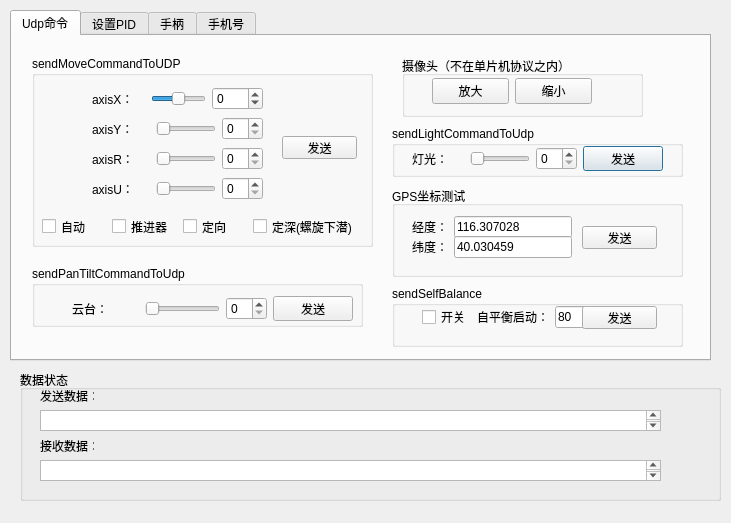
<?xml version="1.0" encoding="UTF-8"?>
<ui version="4.0">
 <class>Dialog</class>
 <widget class="QDialog" name="Dialog">
  <property name="geometry">
   <rect>
    <x>0</x>
    <y>0</y>
    <width>731</width>
    <height>523</height>
   </rect>
  </property>
  <property name="windowTitle">
   <string>设置</string>
  </property>
  <widget class="QToolBox" name="toolBox">
   <property name="geometry">
    <rect>
     <x>-200</x>
     <y>310</y>
     <width>69</width>
     <height>121</height>
    </rect>
   </property>
   <property name="currentIndex">
    <number>0</number>
   </property>
   <widget class="QWidget" name="page">
    <property name="geometry">
     <rect>
      <x>0</x>
      <y>0</y>
      <width>69</width>
      <height>69</height>
     </rect>
    </property>
    <attribute name="label">
     <string>Page 1</string>
    </attribute>
   </widget>
   <widget class="QWidget" name="page_2">
    <property name="geometry">
     <rect>
      <x>0</x>
      <y>0</y>
      <width>69</width>
      <height>69</height>
     </rect>
    </property>
    <attribute name="label">
     <string>Page 2</string>
    </attribute>
   </widget>
  </widget>
  <widget class="QTabWidget" name="tabWidget">
   <property name="geometry">
    <rect>
     <x>10</x>
     <y>10</y>
     <width>701</width>
     <height>351</height>
    </rect>
   </property>
   <property name="currentIndex">
    <number>0</number>
   </property>
   <widget class="QWidget" name="tab_1">
    <attribute name="title">
     <string>Udp命令</string>
    </attribute>
    <widget class="QGroupBox" name="groupBox_3">
     <property name="geometry">
      <rect>
       <x>380</x>
       <y>90</y>
       <width>291</width>
       <height>51</height>
      </rect>
     </property>
     <property name="title">
      <string>sendLightCommandToUdp</string>
     </property>
     <widget class="QWidget" name="horizontalLayoutWidget_4">
      <property name="geometry">
       <rect>
        <x>20</x>
        <y>20</y>
        <width>251</width>
        <height>25</height>
       </rect>
      </property>
      <layout class="QHBoxLayout" name="horizontalLayout_7">
       <item>
        <widget class="QLabel" name="label_10">
         <property name="text">
          <string>灯光：</string>
         </property>
        </widget>
       </item>
       <item>
        <spacer name="horizontalSpacer_5">
         <property name="orientation">
          <enum>Qt::Horizontal</enum>
         </property>
         <property name="sizeHint" stdset="0">
          <size>
           <width>40</width>
           <height>20</height>
          </size>
         </property>
        </spacer>
       </item>
       <item>
        <widget class="QSlider" name="horizontalSlider_6">
         <property name="orientation">
          <enum>Qt::Horizontal</enum>
         </property>
        </widget>
       </item>
       <item>
        <widget class="QSpinBox" name="light"/>
       </item>
       <item>
        <widget class="QPushButton" name="sendLightButton">
         <property name="text">
          <string>发送</string>
         </property>
        </widget>
       </item>
      </layout>
     </widget>
     <widget class="QGroupBox" name="groupBox_5">
      <property name="geometry">
       <rect>
        <x>370</x>
        <y>60</y>
        <width>371</width>
        <height>101</height>
       </rect>
      </property>
      <property name="title">
       <string>命令</string>
      </property>
      <widget class="QWidget" name="horizontalLayoutWidget_6">
       <property name="geometry">
        <rect>
         <x>40</x>
         <y>30</y>
         <width>281</width>
         <height>25</height>
        </rect>
       </property>
       <layout class="QHBoxLayout" name="horizontalLayout_9">
        <item>
         <widget class="QLabel" name="label_12">
          <property name="text">
           <string>灯光：</string>
          </property>
         </widget>
        </item>
        <item>
         <spacer name="horizontalSpacer_7">
          <property name="orientation">
           <enum>Qt::Horizontal</enum>
          </property>
          <property name="sizeHint" stdset="0">
           <size>
            <width>40</width>
            <height>20</height>
           </size>
          </property>
         </spacer>
        </item>
        <item>
         <widget class="QSlider" name="horizontalSlider_8">
          <property name="orientation">
           <enum>Qt::Horizontal</enum>
          </property>
         </widget>
        </item>
        <item>
         <widget class="QSpinBox" name="spinBox_6"/>
        </item>
        <item>
         <widget class="QPushButton" name="pushButton_6">
          <property name="text">
           <string>发送</string>
          </property>
         </widget>
        </item>
       </layout>
      </widget>
      <widget class="QWidget" name="horizontalLayoutWidget_14">
       <property name="geometry">
        <rect>
         <x>40</x>
         <y>60</y>
         <width>281</width>
         <height>25</height>
        </rect>
       </property>
       <layout class="QHBoxLayout" name="horizontalLayout_17">
        <item>
         <widget class="QLabel" name="label_21">
          <property name="text">
           <string>云台：</string>
          </property>
         </widget>
        </item>
        <item>
         <spacer name="horizontalSpacer_15">
          <property name="orientation">
           <enum>Qt::Horizontal</enum>
          </property>
          <property name="sizeHint" stdset="0">
           <size>
            <width>40</width>
            <height>20</height>
           </size>
          </property>
         </spacer>
        </item>
        <item>
         <widget class="QSlider" name="horizontalSlider_16">
          <property name="orientation">
           <enum>Qt::Horizontal</enum>
          </property>
         </widget>
        </item>
        <item>
         <widget class="QSpinBox" name="spinBox_14"/>
        </item>
        <item>
         <widget class="QPushButton" name="pushButton_11">
          <property name="text">
           <string>发送</string>
          </property>
         </widget>
        </item>
       </layout>
      </widget>
     </widget>
    </widget>
    <widget class="QGroupBox" name="groupBox_4">
     <property name="geometry">
      <rect>
       <x>20</x>
       <y>20</y>
       <width>341</width>
       <height>191</height>
      </rect>
     </property>
     <property name="title">
      <string>sendMoveCommandToUDP</string>
     </property>
     <widget class="QWidget" name="horizontalLayoutWidget_10">
      <property name="geometry">
       <rect>
        <x>60</x>
        <y>30</y>
        <width>171</width>
        <height>25</height>
       </rect>
      </property>
      <layout class="QHBoxLayout" name="horizontalLayout_13">
       <item>
        <widget class="QLabel" name="label_17">
         <property name="text">
          <string>axisX：</string>
         </property>
        </widget>
       </item>
       <item>
        <spacer name="horizontalSpacer_11">
         <property name="orientation">
          <enum>Qt::Horizontal</enum>
         </property>
         <property name="sizeHint" stdset="0">
          <size>
           <width>40</width>
           <height>20</height>
          </size>
         </property>
        </spacer>
       </item>
       <item>
        <widget class="QSlider" name="horizontalSlider_12">
         <property name="minimum">
          <number>-100</number>
         </property>
         <property name="maximum">
          <number>100</number>
         </property>
         <property name="orientation">
          <enum>Qt::Horizontal</enum>
         </property>
        </widget>
       </item>
       <item>
        <widget class="QSpinBox" name="axisX">
         <property name="layoutDirection">
          <enum>Qt::LeftToRight</enum>
         </property>
         <property name="minimum">
          <number>-100</number>
         </property>
         <property name="maximum">
          <number>100</number>
         </property>
         <property name="value">
          <number>0</number>
         </property>
        </widget>
       </item>
      </layout>
     </widget>
     <widget class="QWidget" name="horizontalLayoutWidget_11">
      <property name="geometry">
       <rect>
        <x>60</x>
        <y>60</y>
        <width>171</width>
        <height>25</height>
       </rect>
      </property>
      <layout class="QHBoxLayout" name="horizontalLayout_14">
       <item>
        <widget class="QLabel" name="label_18">
         <property name="text">
          <string>axisY：</string>
         </property>
        </widget>
       </item>
       <item>
        <spacer name="horizontalSpacer_12">
         <property name="orientation">
          <enum>Qt::Horizontal</enum>
         </property>
         <property name="sizeHint" stdset="0">
          <size>
           <width>40</width>
           <height>20</height>
          </size>
         </property>
        </spacer>
       </item>
       <item>
        <widget class="QSlider" name="horizontalSlider_13">
         <property name="orientation">
          <enum>Qt::Horizontal</enum>
         </property>
        </widget>
       </item>
       <item>
        <widget class="QSpinBox" name="axisY"/>
       </item>
      </layout>
     </widget>
     <widget class="QWidget" name="horizontalLayoutWidget_12">
      <property name="geometry">
       <rect>
        <x>60</x>
        <y>90</y>
        <width>171</width>
        <height>25</height>
       </rect>
      </property>
      <layout class="QHBoxLayout" name="horizontalLayout_15">
       <item>
        <widget class="QLabel" name="label_19">
         <property name="text">
          <string>axisR：</string>
         </property>
        </widget>
       </item>
       <item>
        <spacer name="horizontalSpacer_13">
         <property name="orientation">
          <enum>Qt::Horizontal</enum>
         </property>
         <property name="sizeHint" stdset="0">
          <size>
           <width>40</width>
           <height>20</height>
          </size>
         </property>
        </spacer>
       </item>
       <item>
        <widget class="QSlider" name="horizontalSlider_14">
         <property name="orientation">
          <enum>Qt::Horizontal</enum>
         </property>
        </widget>
       </item>
       <item>
        <widget class="QSpinBox" name="axisR"/>
       </item>
      </layout>
     </widget>
     <widget class="QWidget" name="horizontalLayoutWidget_13">
      <property name="geometry">
       <rect>
        <x>60</x>
        <y>120</y>
        <width>171</width>
        <height>25</height>
       </rect>
      </property>
      <layout class="QHBoxLayout" name="horizontalLayout_16">
       <item>
        <widget class="QLabel" name="label_20">
         <property name="text">
          <string>axisU：</string>
         </property>
        </widget>
       </item>
       <item>
        <spacer name="horizontalSpacer_14">
         <property name="orientation">
          <enum>Qt::Horizontal</enum>
         </property>
         <property name="sizeHint" stdset="0">
          <size>
           <width>40</width>
           <height>20</height>
          </size>
         </property>
        </spacer>
       </item>
       <item>
        <widget class="QSlider" name="horizontalSlider_15">
         <property name="orientation">
          <enum>Qt::Horizontal</enum>
         </property>
        </widget>
       </item>
       <item>
        <widget class="QSpinBox" name="axisU"/>
       </item>
      </layout>
     </widget>
     <widget class="QPushButton" name="sendMoveButton">
      <property name="geometry">
       <rect>
        <x>250</x>
        <y>80</y>
        <width>75</width>
        <height>23</height>
       </rect>
      </property>
      <property name="text">
       <string>发送</string>
      </property>
     </widget>
     <widget class="QWidget" name="horizontalLayoutWidget_15">
      <property name="geometry">
       <rect>
        <x>10</x>
        <y>160</y>
        <width>316</width>
        <height>21</height>
       </rect>
      </property>
      <layout class="QHBoxLayout" name="horizontalLayout_18">
       <item>
        <widget class="QCheckBox" name="mannal">
         <property name="text">
          <string>自动</string>
         </property>
        </widget>
       </item>
       <item>
        <widget class="QCheckBox" name="pushMode">
         <property name="text">
          <string>推进器</string>
         </property>
        </widget>
       </item>
       <item>
        <widget class="QCheckBox" name="directional">
         <property name="text">
          <string>定向</string>
         </property>
        </widget>
       </item>
       <item>
        <widget class="QCheckBox" name="depthkeeping">
         <property name="text">
          <string>定深(螺旋下潜)</string>
         </property>
        </widget>
       </item>
      </layout>
     </widget>
    </widget>
    <widget class="QGroupBox" name="groupBox_6">
     <property name="geometry">
      <rect>
       <x>20</x>
       <y>230</y>
       <width>331</width>
       <height>61</height>
      </rect>
     </property>
     <property name="title">
      <string>sendPanTiltCommandToUdp</string>
     </property>
     <widget class="QWidget" name="horizontalLayoutWidget_5">
      <property name="geometry">
       <rect>
        <x>40</x>
        <y>30</y>
        <width>281</width>
        <height>25</height>
       </rect>
      </property>
      <layout class="QHBoxLayout" name="horizontalLayout_8">
       <item>
        <widget class="QLabel" name="label_11">
         <property name="text">
          <string>云台：</string>
         </property>
        </widget>
       </item>
       <item>
        <spacer name="horizontalSpacer_6">
         <property name="orientation">
          <enum>Qt::Horizontal</enum>
         </property>
         <property name="sizeHint" stdset="0">
          <size>
           <width>40</width>
           <height>20</height>
          </size>
         </property>
        </spacer>
       </item>
       <item>
        <widget class="QSlider" name="horizontalSlider_7">
         <property name="orientation">
          <enum>Qt::Horizontal</enum>
         </property>
        </widget>
       </item>
       <item>
        <widget class="QSpinBox" name="panTilt"/>
       </item>
       <item>
        <widget class="QPushButton" name="sendPanTiltButton">
         <property name="text">
          <string>发送</string>
         </property>
        </widget>
       </item>
      </layout>
     </widget>
    </widget>
    <widget class="QGroupBox" name="groupBox_2">
     <property name="geometry">
      <rect>
       <x>390</x>
       <y>20</y>
       <width>241</width>
       <height>61</height>
      </rect>
     </property>
     <property name="title">
      <string>摄像头（不在单片机协议之内）</string>
     </property>
     <widget class="QWidget" name="horizontalLayoutWidget">
      <property name="geometry">
       <rect>
        <x>30</x>
        <y>20</y>
        <width>160</width>
        <height>31</height>
       </rect>
      </property>
      <layout class="QHBoxLayout" name="horizontalLayout">
       <item>
        <widget class="QPushButton" name="zoomOutButton">
         <property name="text">
          <string>放大</string>
         </property>
        </widget>
       </item>
       <item>
        <widget class="QPushButton" name="zoomInButton">
         <property name="text">
          <string>缩小</string>
         </property>
        </widget>
       </item>
      </layout>
     </widget>
    </widget>
    <widget class="QGroupBox" name="groupBox_9">
     <property name="geometry">
      <rect>
       <x>380</x>
       <y>150</y>
       <width>291</width>
       <height>91</height>
      </rect>
     </property>
     <property name="title">
      <string>GPS坐标测试</string>
     </property>
     <widget class="QPushButton" name="sendGPSButton">
      <property name="geometry">
       <rect>
        <x>190</x>
        <y>40</y>
        <width>75</width>
        <height>23</height>
       </rect>
      </property>
      <property name="text">
       <string>发送</string>
      </property>
     </widget>
     <widget class="QWidget" name="horizontalLayoutWidget_7">
      <property name="geometry">
       <rect>
        <x>20</x>
        <y>30</y>
        <width>160</width>
        <height>22</height>
       </rect>
      </property>
      <layout class="QHBoxLayout" name="horizontalLayout_10">
       <item>
        <widget class="QLabel" name="label_16">
         <property name="text">
          <string>经度：</string>
         </property>
        </widget>
       </item>
       <item>
        <widget class="QLineEdit" name="longitude">
         <property name="text">
          <string>116.307028</string>
         </property>
        </widget>
       </item>
      </layout>
     </widget>
     <widget class="QWidget" name="horizontalLayoutWidget_8">
      <property name="geometry">
       <rect>
        <x>20</x>
        <y>50</y>
        <width>160</width>
        <height>22</height>
       </rect>
      </property>
      <layout class="QHBoxLayout" name="horizontalLayout_11">
       <item>
        <widget class="QLabel" name="label_23">
         <property name="text">
          <string>纬度：</string>
         </property>
        </widget>
       </item>
       <item>
        <widget class="QLineEdit" name="latitude">
         <property name="text">
          <string>40.030459</string>
         </property>
        </widget>
       </item>
      </layout>
     </widget>
    </widget>
    <widget class="QGroupBox" name="groupBox_10">
     <property name="geometry">
      <rect>
       <x>380</x>
       <y>250</y>
       <width>291</width>
       <height>61</height>
      </rect>
     </property>
     <property name="title">
      <string>sendSelfBalance</string>
     </property>
     <widget class="QWidget" name="horizontalLayoutWidget_9">
      <property name="geometry">
       <rect>
        <x>30</x>
        <y>20</y>
        <width>231</width>
        <height>22</height>
       </rect>
      </property>
      <layout class="QHBoxLayout" name="horizontalLayout_12">
       <item>
        <widget class="QCheckBox" name="openClose">
         <property name="text">
          <string>开关</string>
         </property>
        </widget>
       </item>
       <item>
        <widget class="QLabel" name="label_25">
         <property name="text">
          <string>自平衡启动：</string>
         </property>
        </widget>
       </item>
       <item>
        <widget class="QLineEdit" name="selfBalance">
         <property name="text">
          <string>80</string>
         </property>
        </widget>
       </item>
      </layout>
     </widget>
     <widget class="QPushButton" name="sendSelfBalanceButton">
      <property name="geometry">
       <rect>
        <x>190</x>
        <y>20</y>
        <width>75</width>
        <height>23</height>
       </rect>
      </property>
      <property name="text">
       <string>发送</string>
      </property>
     </widget>
    </widget>
   </widget>
   <widget class="QWidget" name="tab_2">
    <attribute name="title">
     <string>设置PID</string>
    </attribute>
    <widget class="QGroupBox" name="groupBox">
     <property name="geometry">
      <rect>
       <x>20</x>
       <y>40</y>
       <width>301</width>
       <height>181</height>
      </rect>
     </property>
     <property name="title">
      <string>设置PID</string>
     </property>
     <widget class="QWidget" name="verticalLayoutWidget">
      <property name="geometry">
       <rect>
        <x>30</x>
        <y>40</y>
        <width>221</width>
        <height>91</height>
       </rect>
      </property>
      <layout class="QVBoxLayout" name="verticalLayout">
       <item>
        <layout class="QHBoxLayout" name="horizontalLayout_4">
         <item>
          <widget class="QLabel" name="label_2">
           <property name="text">
            <string>P值：</string>
           </property>
          </widget>
         </item>
         <item>
          <spacer name="horizontalSpacer">
           <property name="orientation">
            <enum>Qt::Horizontal</enum>
           </property>
           <property name="sizeHint" stdset="0">
            <size>
             <width>40</width>
             <height>20</height>
            </size>
           </property>
          </spacer>
         </item>
         <item>
          <widget class="QLineEdit" name="p">
           <property name="text">
            <string>250.123</string>
           </property>
          </widget>
         </item>
         <item>
          <widget class="QSpinBox" name="P"/>
         </item>
        </layout>
       </item>
       <item>
        <layout class="QHBoxLayout" name="horizontalLayout_2">
         <item>
          <widget class="QLabel" name="label">
           <property name="text">
            <string>I值：</string>
           </property>
          </widget>
         </item>
         <item>
          <spacer name="horizontalSpacer_2">
           <property name="orientation">
            <enum>Qt::Horizontal</enum>
           </property>
           <property name="sizeHint" stdset="0">
            <size>
             <width>40</width>
             <height>20</height>
            </size>
           </property>
          </spacer>
         </item>
         <item>
          <widget class="QLineEdit" name="i">
           <property name="text">
            <string>250.235</string>
           </property>
          </widget>
         </item>
         <item>
          <widget class="QSpinBox" name="I"/>
         </item>
        </layout>
       </item>
       <item>
        <layout class="QHBoxLayout" name="horizontalLayout_5">
         <item>
          <widget class="QLabel" name="label_3">
           <property name="text">
            <string>D值：</string>
           </property>
          </widget>
         </item>
         <item>
          <spacer name="horizontalSpacer_3">
           <property name="orientation">
            <enum>Qt::Horizontal</enum>
           </property>
           <property name="sizeHint" stdset="0">
            <size>
             <width>40</width>
             <height>20</height>
            </size>
           </property>
          </spacer>
         </item>
         <item>
          <widget class="QLineEdit" name="d">
           <property name="text">
            <string>250.235</string>
           </property>
          </widget>
         </item>
         <item>
          <widget class="QSpinBox" name="D">
           <property name="sizePolicy">
            <sizepolicy hsizetype="Maximum" vsizetype="Fixed">
             <horstretch>0</horstretch>
             <verstretch>0</verstretch>
            </sizepolicy>
           </property>
          </widget>
         </item>
        </layout>
       </item>
      </layout>
     </widget>
     <widget class="QPushButton" name="sendPIDButton">
      <property name="geometry">
       <rect>
        <x>100</x>
        <y>140</y>
        <width>75</width>
        <height>23</height>
       </rect>
      </property>
      <property name="text">
       <string>发送</string>
      </property>
     </widget>
    </widget>
    <widget class="QGroupBox" name="groupBox_8">
     <property name="geometry">
      <rect>
       <x>340</x>
       <y>40</y>
       <width>281</width>
       <height>191</height>
      </rect>
     </property>
     <property name="title">
      <string>sendSetMotorParameters</string>
     </property>
     <widget class="QWidget" name="horizontalLayoutWidget_19">
      <property name="geometry">
       <rect>
        <x>60</x>
        <y>30</y>
        <width>171</width>
        <height>25</height>
       </rect>
      </property>
      <layout class="QHBoxLayout" name="horizontalLayout_22">
       <item>
        <widget class="QLabel" name="label_26">
         <property name="text">
          <string>LF：</string>
         </property>
        </widget>
       </item>
       <item>
        <spacer name="horizontalSpacer_20">
         <property name="orientation">
          <enum>Qt::Horizontal</enum>
         </property>
         <property name="sizeHint" stdset="0">
          <size>
           <width>40</width>
           <height>20</height>
          </size>
         </property>
        </spacer>
       </item>
       <item>
        <widget class="QSlider" name="horizontalSlider_21">
         <property name="orientation">
          <enum>Qt::Horizontal</enum>
         </property>
        </widget>
       </item>
       <item>
        <widget class="QSpinBox" name="spinBox_19"/>
       </item>
      </layout>
     </widget>
     <widget class="QWidget" name="horizontalLayoutWidget_20">
      <property name="geometry">
       <rect>
        <x>60</x>
        <y>60</y>
        <width>171</width>
        <height>25</height>
       </rect>
      </property>
      <layout class="QHBoxLayout" name="horizontalLayout_23">
       <item>
        <widget class="QLabel" name="label_27">
         <property name="text">
          <string>LB：</string>
         </property>
        </widget>
       </item>
       <item>
        <spacer name="horizontalSpacer_21">
         <property name="orientation">
          <enum>Qt::Horizontal</enum>
         </property>
         <property name="sizeHint" stdset="0">
          <size>
           <width>40</width>
           <height>20</height>
          </size>
         </property>
        </spacer>
       </item>
       <item>
        <widget class="QSlider" name="horizontalSlider_22">
         <property name="orientation">
          <enum>Qt::Horizontal</enum>
         </property>
        </widget>
       </item>
       <item>
        <widget class="QSpinBox" name="spinBox_20"/>
       </item>
      </layout>
     </widget>
     <widget class="QWidget" name="horizontalLayoutWidget_21">
      <property name="geometry">
       <rect>
        <x>60</x>
        <y>90</y>
        <width>171</width>
        <height>25</height>
       </rect>
      </property>
      <layout class="QHBoxLayout" name="horizontalLayout_24">
       <item>
        <widget class="QLabel" name="label_28">
         <property name="text">
          <string>RF：</string>
         </property>
        </widget>
       </item>
       <item>
        <spacer name="horizontalSpacer_22">
         <property name="orientation">
          <enum>Qt::Horizontal</enum>
         </property>
         <property name="sizeHint" stdset="0">
          <size>
           <width>40</width>
           <height>20</height>
          </size>
         </property>
        </spacer>
       </item>
       <item>
        <widget class="QSlider" name="horizontalSlider_23">
         <property name="orientation">
          <enum>Qt::Horizontal</enum>
         </property>
        </widget>
       </item>
       <item>
        <widget class="QSpinBox" name="spinBox_21"/>
       </item>
      </layout>
     </widget>
     <widget class="QWidget" name="horizontalLayoutWidget_22">
      <property name="geometry">
       <rect>
        <x>60</x>
        <y>120</y>
        <width>171</width>
        <height>25</height>
       </rect>
      </property>
      <layout class="QHBoxLayout" name="horizontalLayout_25">
       <item>
        <widget class="QLabel" name="label_29">
         <property name="text">
          <string>RB：</string>
         </property>
        </widget>
       </item>
       <item>
        <spacer name="horizontalSpacer_23">
         <property name="orientation">
          <enum>Qt::Horizontal</enum>
         </property>
         <property name="sizeHint" stdset="0">
          <size>
           <width>40</width>
           <height>20</height>
          </size>
         </property>
        </spacer>
       </item>
       <item>
        <widget class="QSlider" name="horizontalSlider_24">
         <property name="orientation">
          <enum>Qt::Horizontal</enum>
         </property>
        </widget>
       </item>
       <item>
        <widget class="QSpinBox" name="spinBox_22"/>
       </item>
      </layout>
     </widget>
     <widget class="QPushButton" name="pushButton_13">
      <property name="geometry">
       <rect>
        <x>100</x>
        <y>150</y>
        <width>75</width>
        <height>23</height>
       </rect>
      </property>
      <property name="text">
       <string>发送</string>
      </property>
     </widget>
    </widget>
   </widget>
   <widget class="QWidget" name="tab">
    <attribute name="title">
     <string>手柄</string>
    </attribute>
    <widget class="QLabel" name="label_14">
     <property name="geometry">
      <rect>
       <x>130</x>
       <y>20</y>
       <width>500</width>
       <height>281</height>
      </rect>
     </property>
     <property name="styleSheet">
      <string notr="true">background-color: rgb(163, 163, 163);</string>
     </property>
     <property name="text">
      <string>图片</string>
     </property>
    </widget>
    <widget class="QSlider" name="horizontalSlider_5">
     <property name="geometry">
      <rect>
       <x>0</x>
       <y>210</y>
       <width>121</width>
       <height>19</height>
      </rect>
     </property>
     <property name="orientation">
      <enum>Qt::Horizontal</enum>
     </property>
    </widget>
    <widget class="QLabel" name="label_8">
     <property name="geometry">
      <rect>
       <x>40</x>
       <y>150</y>
       <width>54</width>
       <height>12</height>
      </rect>
     </property>
     <property name="text">
      <string>前后左右</string>
     </property>
    </widget>
    <widget class="QLabel" name="label_9">
     <property name="geometry">
      <rect>
       <x>40</x>
       <y>290</y>
       <width>54</width>
       <height>16</height>
      </rect>
     </property>
     <property name="text">
      <string>潜浮左右</string>
     </property>
    </widget>
    <widget class="QSlider" name="verticalSlider">
     <property name="geometry">
      <rect>
       <x>50</x>
       <y>30</y>
       <width>19</width>
       <height>101</height>
      </rect>
     </property>
     <property name="orientation">
      <enum>Qt::Vertical</enum>
     </property>
    </widget>
    <widget class="QSlider" name="horizontalSlider_4">
     <property name="geometry">
      <rect>
       <x>0</x>
       <y>70</y>
       <width>121</width>
       <height>19</height>
      </rect>
     </property>
     <property name="orientation">
      <enum>Qt::Horizontal</enum>
     </property>
    </widget>
    <widget class="QSlider" name="verticalSlider_2">
     <property name="geometry">
      <rect>
       <x>50</x>
       <y>180</y>
       <width>19</width>
       <height>101</height>
      </rect>
     </property>
     <property name="orientation">
      <enum>Qt::Vertical</enum>
     </property>
    </widget>
    <widget class="QWidget" name="horizontalLayoutWidget_3">
     <property name="geometry">
      <rect>
       <x>250</x>
       <y>530</y>
       <width>296</width>
       <height>31</height>
      </rect>
     </property>
     <layout class="QHBoxLayout" name="horizontalLayout_6">
      <item>
       <widget class="QLabel" name="label_5">
        <property name="text">
         <string>Y: 定航（未用）</string>
        </property>
       </widget>
      </item>
      <item>
       <widget class="QLabel" name="label_4">
        <property name="text">
         <string>X: 定深（未用）</string>
        </property>
       </widget>
      </item>
      <item>
       <widget class="QLabel" name="label_6">
        <property name="text">
         <string>A: 切换</string>
        </property>
       </widget>
      </item>
      <item>
       <widget class="QLabel" name="label_7">
        <property name="text">
         <string>B: 高低速</string>
        </property>
       </widget>
      </item>
     </layout>
    </widget>
   </widget>
   <widget class="QWidget" name="tab_3">
    <attribute name="title">
     <string>手机号</string>
    </attribute>
    <widget class="QPushButton" name="pushButton_4">
     <property name="geometry">
      <rect>
       <x>-120</x>
       <y>360</y>
       <width>75</width>
       <height>23</height>
      </rect>
     </property>
     <property name="text">
      <string>PushButton</string>
     </property>
    </widget>
    <widget class="QWidget" name="horizontalLayoutWidget_2">
     <property name="geometry">
      <rect>
       <x>200</x>
       <y>90</y>
       <width>291</width>
       <height>25</height>
      </rect>
     </property>
     <layout class="QHBoxLayout" name="horizontalLayout_3">
      <item>
       <widget class="QLabel" name="label_13">
        <property name="text">
         <string>手机号：</string>
        </property>
       </widget>
      </item>
      <item>
       <widget class="QLineEdit" name="lineEdit">
        <property name="text">
         <string>135-5566-6666</string>
        </property>
       </widget>
      </item>
      <item>
       <widget class="QPushButton" name="pushButton_7">
        <property name="text">
         <string>设置</string>
        </property>
       </widget>
      </item>
     </layout>
    </widget>
    <widget class="QLabel" name="label_15">
     <property name="geometry">
      <rect>
       <x>210</x>
       <y>170</y>
       <width>271</width>
       <height>16</height>
      </rect>
     </property>
     <property name="text">
      <string>注：设置GPRS的报警信息接收端的手机号。</string>
     </property>
    </widget>
   </widget>
  </widget>
  <widget class="QGroupBox" name="groupBox_7">
   <property name="geometry">
    <rect>
     <x>20</x>
     <y>370</y>
     <width>701</width>
     <height>131</height>
    </rect>
   </property>
   <property name="title">
    <string>数据状态</string>
   </property>
   <widget class="QLabel" name="label_22">
    <property name="geometry">
     <rect>
      <x>20</x>
      <y>20</y>
      <width>54</width>
      <height>12</height>
     </rect>
    </property>
    <property name="text">
     <string>发送数据：</string>
    </property>
   </widget>
   <widget class="QLabel" name="label_24">
    <property name="geometry">
     <rect>
      <x>20</x>
      <y>70</y>
      <width>54</width>
      <height>12</height>
     </rect>
    </property>
    <property name="text">
     <string>接收数据：</string>
    </property>
   </widget>
   <widget class="QPlainTextEdit" name="sendData">
    <property name="geometry">
     <rect>
      <x>20</x>
      <y>40</y>
      <width>621</width>
      <height>21</height>
     </rect>
    </property>
   </widget>
   <widget class="QPlainTextEdit" name="reciveData">
    <property name="geometry">
     <rect>
      <x>20</x>
      <y>90</y>
      <width>621</width>
      <height>21</height>
     </rect>
    </property>
   </widget>
  </widget>
 </widget>
 <resources/>
 <connections/>
</ui>
